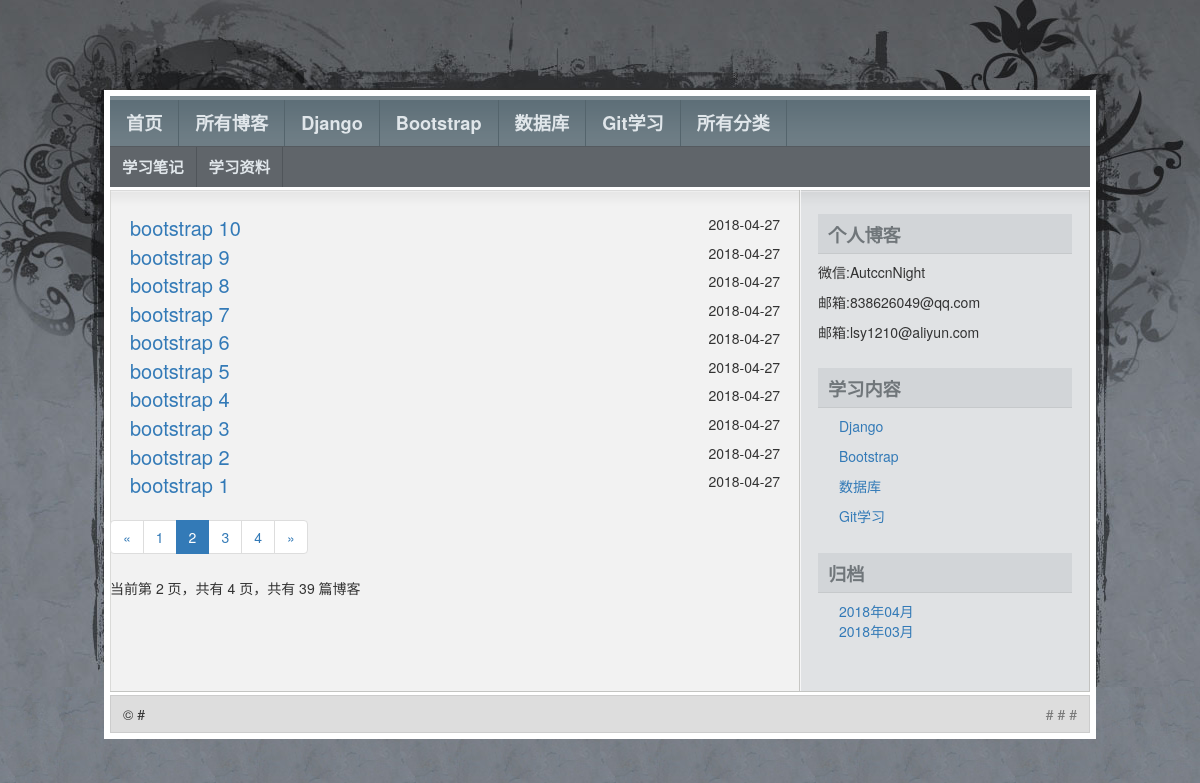
The page /blog/blog_list.html/?page=2 on the database its author committed.
### blog/models.py (models this page shows, shortened)
class BaseType(models.Model):
    type_name = models.CharField(max_length=50,verbose_name='类型名称')
    class Meta:
        verbose_name = "博客大类型"
        verbose_name_plural = verbose_name

class Blog(models.Model):
    title = models.CharField(max_length=30,verbose_name='标题')
    blog_type = models.ForeignKey(BlogType,on_delete = models.DO_NOTHING)
    content = RichTextUploadingField() #正文不限制字数
    author = models.ForeignKey(User,on_delete = models.DO_NOTHING)
    created_time = models.DateTimeField(default = timezone.now,verbose_name='创建日期')
    last_updated_time = models.DateTimeField(default = timezone.now)
    class Meta:
        verbose_name="博客表"
        verbose_name_plural=verbose_name

### blog/views.py (the view)
# urls.py: path('blog_list.html/', views.blog_list, name='blog_list'),
def blog_list(request):
    all_blogs = Blog.objects.all().order_by("-created_time")
    '''分页显示'''
    pageObj, page_range = pag(request,all_blogs,10)
    '''显示归档'''
    return render(request,'blog_list.html',locals())

### blog/views.py (called while the page is built)
def gobal(request):
    base_types = BaseType.objects.all()
    ''' 获取所有的细分类'''
    all_categorys = BlogType.objects.all()
    ''
    ''' 获取大分类下的细分类'''
    ''' 获取所有的日期'''
    all_dates = Blog.objects.dates("created_time", 'month', order='DESC')
    ''' 获取所有的文章'''
    all_blogs = Blog.objects.all().order_by('-created_time')
    ''' 获取最近五篇文章'''
    recent_blogs = all_blogs[:5]
    '''dates(field, kind, order='ASC')三个参数为：字段，类型，和排序方法，ASC（正序）和DESC（倒序）'''
    all_dates = Blog.objects.dates("created_time", 'month', order='DESC')
    return locals()

### mysite/views.py (called while the page is built)
def gobal(request):
    base_types = BaseType.objects.all()
    ''' 获取所有的细分类'''
    all_categorys = BlogType.objects.all()
    ''' 获取所有的日期'''
    all_dates = Blog.objects.dates("created_time", 'month', order='DESC')
    ''' 获取所有的文章'''
    all_blogs = Blog.objects.all().order_by('-created_time')
    ''' 获取最近五篇文章'''
    recent_blogs = all_blogs[:5]
    '''dates(field, kind, order='ASC')三个参数为：字段，类型，和排序方法，ASC（正序）和DESC（倒序）'''
    all_dates = Blog.objects.dates("created_time", 'month', order='DESC')
    return locals()

### templates/blog_list.html (shortened to what this page needs)
{% extends 'index.html' %}
{% load static from staticfiles %}
{% block sub %}
    <div id="subnav">
        <ul class="tabbed">
            <li class="current_page_item"><a href="#">学习笔记</a></li>
            <li><a href="#">学习资料</a></li>
        </ul>
    </div>
{% endblock %}
{% block left %}
    <div class="left" id="content_wrapper">
        <div id="content">
            {% for blog in pageObj %}
                <div>
                    <a href="{% url 'blog:blog_post' blog.pk %}"><span class="blogtitle">{{ blog.title }}</span></a>
                    <span class="time">{{ blog.created_time|date:"Y-m-d" }}</span>
                    <br>
                </div>
            {% endfor %}
        </div>
        <div class="paginator">
            <ul class="pagination">
                <li>
                    {% if pageObj.has_previous %}
                        <a href="?page={{ pageObj.previous_page_number }}" aria-label="Previous">
                            <span aria-hidden="true">&laquo;</span>
                        </a>
                    {% else %}
                        <span aria-hidden="true">&laquo;</span>
                    {% endif %}
                </li>
                {% for page_num in page_range %}
                    {% if page_num == pageObj.number %}
                        <li class="active"><span>{{ page_num }}</span></li>
                    {% else %}
                        {% if page_num == '...' %}
                            <li><span>{{ page_num }}</span></li>
                        {% else %}
                            <li><a href="?page={{ page_num }}">{{ page_num }}</a></li>
                        {% endif %}
                    {% endif %}
                {% endfor %}
                <li>
                    {% if pageObj.has_next %}
                        <a href="?page={{ pageObj.next_page_number }}" aria-label="Next">
                            <span aria-hidden="true">&raquo;</span>
                        </a>
                    {% else %}
                        <span aria-hidden="true">&raquo;</span>
                    {% endif %}
                </li>
            </ul>
            <p>
                当前第&nbsp;{{ pageObj.number }}&nbsp;页，共有&nbsp;{{ pageObj.paginator.num_pages }}&nbsp;页，共有&nbsp;{{ pageObj.paginator.count }}&nbsp;篇博客</p>
        </div>
    </div>
{% endblock %}

### templates/index.html (shortened to what this page needs)
{% load static from staticfiles %}
<!DOCTYPE html>
<html>
<head>
    <link rel="stylesheet" type="text/css" href="{% static 'css/style.css' %}" media="screen"/>
    <link rel="stylesheet" href="https://cdn.bootcss.com/bootstrap/3.3.7/css/bootstrap.min.css"
>
</head>
<body id="top">
<div id="layout_wrapper">
    <div id="layout_wrapper2">
        <div id="layout_wrapper3">
            <div id="layout_wrapper4">
                <div id="navigation">
                    <div id="nav">
                        <ul class="tabbed">
                            <li><a href="{% url 'home' %}">首页</a></li>
                            <li> <a href="{% url 'blog:blog_list' %}">所有博客</a>
                            </li>
                            {% for base in base_types %}
                            <li><a href="{% url 'blog:base_categorys' base.pk %}">{{base.type_name}}</a></li>
                            {% endfor %}
                            <li><a href="{% url 'blog:all_categorys' %}">所有分类</a></li>
                        </ul>
                    </div>
                    {% block sub %}{% endblock %}
                </div>
                <div id="main_wrapper">
                    <div id="main">
                        {% block left %}{% endblock %}
                        <div class="right" id="sidebar_wrapper">
                            <div id="sidebar">
                                <div class="box">
                                    <div class="box_title">个人博客</div>
                                    <div class="box_content">
                                        <p>微信:AutccnNight</p>
                                        <p>邮箱:838626049@qq.com</p>
                                        <p>邮箱:lsy1210@aliyun.com</p>
                                    </div>
                                </div>
                                <div class="box">
                                    <div class="box_title">学习内容</div>
                                    <div class="box_content">
                                        {% for base in base_types%}
                                        <ul>
                                            <li><a href="{% url 'blog:base_categorys' base.pk %}">{{ base.type_name}}</a></li>
                                        </ul>
                                         {% endfor %}
                                    </div>
                                </div>
                                <div class="box">
                                    <div class="box_title">归档</div>
                                    <div class="box_content">
                                        <ul>
                                            {% for date in all_dates %}
                                                <li>
                                                    <a href="{% url 'blog:archieve_blogs' date.year date.month %}">
                                                        {{ date|date:"Y年m月" }}</a>&nbsp;&nbsp;
                                                </li>
                                            {% endfor %}
                                        </ul>
                                    </div>
                                </div>
                            </div>
                        </div>
                    </div>
                </div>
                <div id="footer">
                    <div class="left">
                        &copy; #
                    </div>
                    <div class="right">
                        <a href="#">#</a> # <a href="#">#</a>
                    </div>
                </div>
            </div>
        </div>
    </div>
</div>
</body>
</html>

### static/css/style.css (style rules this page uses)
html, body, div, span, object, iframe, h1, h2, h3, h4, h5, h6, p, blockquote, pre, a, abbr, acronym, address, code, del, dfn, em, img, q, dl, dt, dd, ol, ul, li, fieldset, form, label, legend, table, caption, tbody, tfoot, thead, tr, th, td, textarea, input, select { margin: 0; padding: 0; border: 0; font-weight: inherit; font-style: inherit; font-size: 100%; font-family: inherit; vertical-align: baseline; }
html { height: 100%; padding-bottom: 1px; }
body { background: #797E84 url('img/body.jpg'); color: #444; font: normal 80% sans-serif; line-height: 1.5; }
p { margin-bottom: 1em; }
a { color: #357; text-decoration: underline; }
ul, ol { margin: 0 1.5em 1.5em 1.5em; }
ul { list-style-type: disc; }
ul.tabbed { display: inline; margin: 0; }
ul.tabbed li { float: left; list-style: none; margin: 0; }
.left,.alignleft { float: left; }
.right,.alignright { float: right; }
.box { margin-bottom: 0.6em; }
.box_title { background: #D2D5D8; border-bottom: 1px solid #C6C9CB; color: #70767A; font: bold 1.3em sans-serif; padding: 7px 10px 6px; }
.box_content { padding: 8px 0 8px; }
.box li:first-child { border-top: none; }
#layout_wrapper { background: url('img/layout_wrapper.jpg') repeat-x; padding-bottom: 16px; }
#layout_wrapper2 { background: url('img/layout_wrapper2.jpg') no-repeat center top; padding-top: 90px; }
#layout_wrapper3 { background: #FFF; margin: 0 auto; width: 992px; }
#layout_wrapper4 { padding: 6px; }
#navigation { background: #6E7D85 url('img/navigation.gif') repeat-x; margin-bottom: 3px; padding-top: 4px; }
#navigation a { color: #E0E6EA; display: block; font-weight: bold; text-decoration: none; }
#nav li { border-right: 1px solid #54646C; }
#nav a { font-size: 1.3em; padding: 10px 16px; }
#subnav { border-top: 1px solid #555A5F; background: #60656A; }
#subnav li { border-right: 1px solid #50555A; }
#subnav a { font-size: 1.1em; padding: 9px 12px; }
#main_wrapper { background: url('img/main_wrapper.gif') repeat-y; border-bottom: 1px solid #C3C4C1; margin-bottom: 3px; }
#main { background: url('img/main.gif') no-repeat; padding: 24px 0; }
#content_wrapper { width: 690px; }
#content { padding: 0 20px; }
#sidebar_wrapper { width: 290px; }
#sidebar { padding: 0 18px; }
#footer { background: #DDD; border: 1px solid #CCC; padding: 8px 12px; }
#footer .right, #footer .right a { color: #777; text-decoration: none; }

### templates/index.html (style rules this page uses)
li { list-style: none; }

### rows shown on the page
BaseType: type_name "Django"
BaseType: type_name "Bootstrap"
BaseType: type_name "数据库"
BaseType: type_name "Git学习"
Blog: title "bootstrap 10", created_time "2018-04-27"
Blog: title "bootstrap 9", created_time "2018-04-27"
Blog: title "bootstrap 8", created_time "2018-04-27"
Blog: title "bootstrap 7", created_time "2018-04-27"
Blog: title "bootstrap 6", created_time "2018-04-27"
Blog: title "bootstrap 5", created_time "2018-04-27"
Blog: title "bootstrap 4", created_time "2018-04-27"
Blog: title "bootstrap 3", created_time "2018-04-27"
Blog: title "bootstrap 2", created_time "2018-04-27"
Blog: title "bootstrap 1", created_time "2018-04-27"

### other values the page prints
{{ page_num }} "1" "3" "4"
{{ page_num }} "2"
{{ pageObj.number }} "2"
{{ pageObj.paginator.num_pages }} "4"
{{ pageObj.paginator.count }} "39"
{{ date|date:"Y年m月" }} "2018年04月" "2018年03月"
